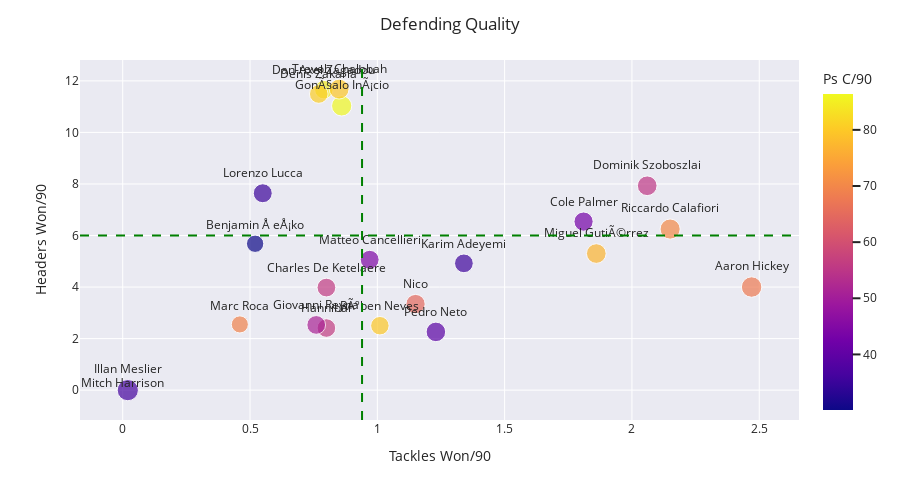

The cell this chart's notebook holds for it:
### Code cell
#Analysing Defending Quality
fig = px.scatter(df, x="Tck", y="Hdrs W/90", text="Name", log_x=False, size_max=15, color="Ps C/90" , size='Tck R')
#fig.update_yaxes(autorange="reversed")
fig.update_traces(textposition='top center')
fig.update_layout(height=500)
fig.update_xaxes(title_text='Tackles Won/90')
fig.update_yaxes(title_text='Headers Won/90')
fig.add_hline(y=6, opacity=1, line_width=2, line_dash='dash', line_color='green')
fig.add_vline(x=0.94, opacity=1, line_width=2, line_dash='dash', line_color='green')
for template in ["seaborn"]:
    fig.update_layout(template=template, title="Defending Quality")
fig.show()

### Figure 1 — Plotly figure (JSON) as saved in the notebook; plotly's stock layout.template omitted (floating-point values rounded to 4 significant figures)
{"data": [{"hovertemplate": "Tck=%{x}<br>Hdrs W/90=%{y}<br>Tck R=%{marker.size}<br>Name=%{text}<br>Ps C/90=%{marker.color}<extra></extra>", "legendgroup": "", "marker": {"color": [36.09, 39.39, 84.83, 86.39, 79.63, 80.63, 35.29, 64.77, 76.99, 69.33, 70.47, 30.1, 56.16, 67.86, 56.22, 51.29, 79.83, 35.62, 42.96, 44.33, 39.14, 55.26], "coloraxis": "coloraxis", "size": [100, 0, 76, 91, 88, 77, 80, 83, 86, 65, 90, 67, 78, 93, 77, 78, 76, 78, 82, 79, 85, 86], "sizemode": "area", "sizeref": 0.4444, "symbol": "circle"}, "mode": "markers+text", "name": "", "orientation": "v", "showlegend": false, "text": ["Illan Meslier", "Mitch Harrison", "Dan-Axel Zagadou", "GonÃ§alo InÃ¡cio", "Trevoh Chalobah", "Denis Zakaria", "Lorenzo Lucca", "Nico", "Miguel GutiÃ©rrez", "Marc Roca", "Riccardo Calafiori", "Benjamin Å eÅ¡ko", "Charles De Ketelaere", "Aaron Hickey", "Hannibal", "Giovanni Reyna", "RÃºben Neves", "Karim Adeyemi", "Cole Palmer", "Matteo Cancellieri", "Pedro Neto", "Dominik Szoboszlai"], "textposition": "top center", "type": "scatter", "x": [0.02, 0, 0.79, 0.86, 0.85, 0.77, 0.55, 1.15, 1.86, 0.46, 2.15, 0.52, 0.8, 2.47, 0.8, 0.76, 1.01, 1.34, 1.81, 0.97, 1.23, 2.06], "xaxis": "x", "y": [0, 0, 11.66, 11.03, 11.68, 11.49, 7.64, 3.34, 5.3, 2.55, 6.25, 5.68, 3.98, 4, 2.41, 2.53, 2.5, 4.92, 6.54, 5.06, 2.26, 7.93], "yaxis": "y"}], "layout": {"coloraxis": {"colorbar": {"title": {"text": "Ps C/90"}}, "colorscale": [[0, "#0d0887"], [0.1111, "#46039f"], [0.2222, "#7201a8"], [0.3333, "#9c179e"], [0.4444, "#bd3786"], [0.5556, "#d8576b"], [0.6667, "#ed7953"], [0.7778, "#fb9f3a"], [0.8889, "#fdca26"], [1, "#f0f921"]]}, "height": 500, "legend": {"itemsizing": "constant", "tracegroupgap": 0}, "margin": {"t": 60}, "shapes": [{"line": {"color": "green", "dash": "dash", "width": 2}, "opacity": 1, "type": "line", "x0": 0, "x1": 1, "xref": "x domain", "y0": 6, "y1": 6, "yref": "y"}, {"line": {"color": "green", "dash": "dash", "width": 2}, "opacity": 1, "type": "line", "x0": 0.94, "x1": 0.94, "xref": "x", "y0": 0, "y1": 1, "yref": "y domain"}], "title": {"text": "Defending Quality"}, "xaxis": {"anchor": "y", "domain": [0, 1], "title": {"text": "Tackles Won/90"}}, "yaxis": {"anchor": "x", "domain": [0, 1], "title": {"text": "Headers Won/90"}}}}
